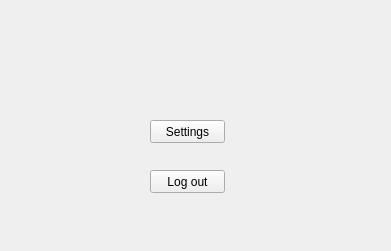
<?xml version="1.0" encoding="UTF-8"?>
<ui version="4.0">
 <class>MainWindow</class>
 <widget class="QMainWindow" name="MainWindow">
  <property name="geometry">
   <rect>
    <x>0</x>
    <y>0</y>
    <width>391</width>
    <height>251</height>
   </rect>
  </property>
  <property name="windowTitle">
   <string>MainWindow</string>
  </property>
  <widget class="QWidget" name="centralwidget">
   <widget class="QPushButton" name="btnSetting">
    <property name="geometry">
     <rect>
      <x>150</x>
      <y>120</y>
      <width>75</width>
      <height>23</height>
     </rect>
    </property>
    <property name="text">
     <string>Settings</string>
    </property>
   </widget>
   <widget class="QPushButton" name="btnOut">
    <property name="geometry">
     <rect>
      <x>150</x>
      <y>170</y>
      <width>75</width>
      <height>23</height>
     </rect>
    </property>
    <property name="text">
     <string>Log out</string>
    </property>
   </widget>
  </widget>
 </widget>
 <resources/>
 <connections/>
</ui>
